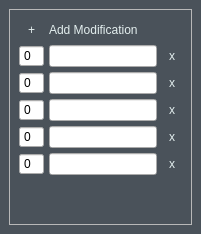
  <widget class="QDockWidget" name="dockWidget">
   <property name="enabled">
    <bool>true</bool>
   </property>
   <property name="styleSheet">
    <string notr="true">QDockWidget{
	font: 10pt &quot;Gill Sans MT&quot;;
	color: rgb(227, 238, 238);
	background-color: rgb(74, 82, 90);

}</string>
   </property>
   <property name="floating">
    <bool>false</bool>
   </property>
   <property name="windowTitle">
    <string>Modifications Dock</string>
   </property>
   <attribute name="dockWidgetArea">
    <number>2</number>
   </attribute>
   <widget class="QWidget" name="dockWidgetContents">
    <layout class="QGridLayout" name="gridLayout_6">
     <item row="0" column="0">
      <widget class="QFrame" name="frame">
       <property name="frameShape">
        <enum>QFrame::StyledPanel</enum>
       </property>
       <property name="frameShadow">
        <enum>QFrame::Raised</enum>
       </property>
       <layout class="QGridLayout" name="gridLayout_4">
        <property name="spacing">
         <number>5</number>
        </property>
        <item row="0" column="1">
         <widget class="QLabel" name="label_9">
          <property name="sizePolicy">
           <sizepolicy hsizetype="Fixed" vsizetype="Preferred">
            <horstretch>0</horstretch>
            <verstretch>0</verstretch>
           </sizepolicy>
          </property>
          <property name="styleSheet">
           <string notr="true">QLabel{
	color: rgb(227, 238, 238);
	font: 75 10pt &quot;Gill Sans MT&quot;;
	background-color: rgba(0,0,0,0);
}</string>
          </property>
          <property name="text">
           <string>Add Modification</string>
          </property>
         </widget>
        </item>
        <item row="5" column="2">
         <widget class="QToolButton" name="toolButton_7">
          <property name="sizePolicy">
           <sizepolicy hsizetype="Expanding" vsizetype="Fixed">
            <horstretch>0</horstretch>
            <verstretch>0</verstretch>
           </sizepolicy>
          </property>
          <property name="maximumSize">
           <size>
            <width>26</width>
            <height>26</height>
           </size>
          </property>
          <property name="styleSheet">
           <string notr="true">QToolButton{
	color: rgb(227, 238, 238);
	font: 75 18pt &quot;Gill Sans MT&quot;;
	background-color: rgba(0,0,0,0);
}</string>
          </property>
          <property name="text">
           <string>x</string>
          </property>
          <property name="popupMode">
           <enum>QToolButton::DelayedPopup</enum>
          </property>
          <property name="toolButtonStyle">
           <enum>Qt::ToolButtonTextOnly</enum>
          </property>
          <property name="autoRaise">
           <bool>false</bool>
          </property>
          <property name="arrowType">
           <enum>Qt::RightArrow</enum>
          </property>
         </widget>
        </item>
        <item row="3" column="0">
         <widget class="QSpinBox" name="spinBox_3">
          <property name="minimumSize">
           <size>
            <width>0</width>
            <height>0</height>
           </size>
          </property>
          <property name="buttonSymbols">
           <enum>QAbstractSpinBox::NoButtons</enum>
          </property>
         </widget>
        </item>
        <item row="3" column="1">
         <widget class="QLineEdit" name="lineEdit_4">
          <property name="minimumSize">
           <size>
            <width>0</width>
            <height>0</height>
           </size>
          </property>
         </widget>
        </item>
        <item row="5" column="0">
         <widget class="QSpinBox" name="spinBox_4">
          <property name="minimumSize">
           <size>
            <width>0</width>
            <height>0</height>
           </size>
          </property>
          <property name="buttonSymbols">
           <enum>QAbstractSpinBox::NoButtons</enum>
          </property>
         </widget>
        </item>
        <item row="2" column="1">
         <widget class="QLineEdit" name="lineEdit_3">
          <property name="sizePolicy">
           <sizepolicy hsizetype="MinimumExpanding" vsizetype="Fixed">
            <horstretch>0</horstretch>
            <verstretch>0</verstretch>
           </sizepolicy>
          </property>
          <property name="minimumSize">
           <size>
            <width>0</width>
            <height>0</height>
           </size>
          </property>
         </widget>
        </item>
        <item row="4" column="1">
         <widget class="QLineEdit" name="lineEdit_8">
          <property name="minimumSize">
           <size>
            <width>0</width>
            <height>0</height>
           </size>
          </property>
         </widget>
        </item>
        <item row="2" column="2">
         <widget class="QToolButton" name="toolButton_4">
          <property name="sizePolicy">
           <sizepolicy hsizetype="Expanding" vsizetype="Fixed">
            <horstretch>0</horstretch>
            <verstretch>0</verstretch>
           </sizepolicy>
          </property>
          <property name="maximumSize">
           <size>
            <width>26</width>
            <height>26</height>
           </size>
          </property>
          <property name="styleSheet">
           <string notr="true">QToolButton{
	color: rgb(227, 238, 238);
	font: 75 18pt &quot;Gill Sans MT&quot;;
	background-color: rgba(0,0,0,0);
}</string>
          </property>
          <property name="text">
           <string>x</string>
          </property>
          <property name="popupMode">
           <enum>QToolButton::DelayedPopup</enum>
          </property>
          <property name="toolButtonStyle">
           <enum>Qt::ToolButtonTextOnly</enum>
          </property>
          <property name="autoRaise">
           <bool>false</bool>
          </property>
          <property name="arrowType">
           <enum>Qt::RightArrow</enum>
          </property>
         </widget>
        </item>
        <item row="0" column="0">
         <widget class="QToolButton" name="toolButton_3">
          <property name="sizePolicy">
           <sizepolicy hsizetype="Expanding" vsizetype="Fixed">
            <horstretch>0</horstretch>
            <verstretch>0</verstretch>
           </sizepolicy>
          </property>
          <property name="maximumSize">
           <size>
            <width>26</width>
            <height>26</height>
           </size>
          </property>
          <property name="styleSheet">
           <string notr="true">QToolButton{
	color: rgb(227, 238, 238);
	font: 75 18pt &quot;Gill Sans MT&quot;;
	background-color: rgba(0,0,0,0);
}</string>
          </property>
          <property name="text">
           <string>+</string>
          </property>
          <property name="popupMode">
           <enum>QToolButton::DelayedPopup</enum>
          </property>
          <property name="toolButtonStyle">
           <enum>Qt::ToolButtonTextOnly</enum>
          </property>
          <property name="autoRaise">
           <bool>false</bool>
          </property>
          <property name="arrowType">
           <enum>Qt::RightArrow</enum>
          </property>
         </widget>
        </item>
        <item row="4" column="0">
         <widget class="QSpinBox" name="spinBox_7">
          <property name="minimumSize">
           <size>
            <width>0</width>
            <height>0</height>
           </size>
          </property>
          <property name="buttonSymbols">
           <enum>QAbstractSpinBox::NoButtons</enum>
          </property>
         </widget>
        </item>
        <item row="5" column="1">
         <widget class="QLineEdit" name="lineEdit_5">
          <property name="minimumSize">
           <size>
            <width>0</width>
            <height>0</height>
           </size>
          </property>
         </widget>
        </item>
        <item row="6" column="1">
         <widget class="QLineEdit" name="lineEdit_7">
          <property name="minimumSize">
           <size>
            <width>0</width>
            <height>0</height>
           </size>
          </property>
         </widget>
        </item>
        <item row="6" column="0">
         <widget class="QSpinBox" name="spinBox_6">
          <property name="minimumSize">
           <size>
            <width>0</width>
            <height>0</height>
           </size>
          </property>
          <property name="buttonSymbols">
           <enum>QAbstractSpinBox::NoButtons</enum>
          </property>
         </widget>
        </item>
        <item row="6" column="2">
         <widget class="QToolButton" name="toolButton_8">
          <property name="sizePolicy">
           <sizepolicy hsizetype="Expanding" vsizetype="Fixed">
            <horstretch>0</horstretch>
            <verstretch>0</verstretch>
           </sizepolicy>
          </property>
          <property name="maximumSize">
           <size>
            <width>26</width>
            <height>26</height>
           </size>
          </property>
          <property name="styleSheet">
           <string notr="true">QToolButton{
	color: rgb(227, 238, 238);
	font: 75 18pt &quot;Gill Sans MT&quot;;
	background-color: rgba(0,0,0,0);
}</string>
          </property>
          <property name="text">
           <string>x</string>
          </property>
          <property name="popupMode">
           <enum>QToolButton::DelayedPopup</enum>
          </property>
          <property name="toolButtonStyle">
           <enum>Qt::ToolButtonTextOnly</enum>
          </property>
          <property name="autoRaise">
           <bool>false</bool>
          </property>
          <property name="arrowType">
           <enum>Qt::RightArrow</enum>
          </property>
         </widget>
        </item>
        <item row="2" column="0">
         <widget class="QSpinBox" name="spinBox_2">
          <property name="sizePolicy">
           <sizepolicy hsizetype="Minimum" vsizetype="Fixed">
            <horstretch>0</horstretch>
            <verstretch>0</verstretch>
           </sizepolicy>
          </property>
          <property name="minimumSize">
           <size>
            <width>0</width>
            <height>0</height>
           </size>
          </property>
          <property name="buttonSymbols">
           <enum>QAbstractSpinBox::NoButtons</enum>
          </property>
         </widget>
        </item>
        <item row="3" column="2">
         <widget class="QToolButton" name="toolButton_5">
          <property name="sizePolicy">
           <sizepolicy hsizetype="Expanding" vsizetype="Fixed">
            <horstretch>0</horstretch>
            <verstretch>0</verstretch>
           </sizepolicy>
          </property>
          <property name="maximumSize">
           <size>
            <width>26</width>
            <height>26</height>
           </size>
          </property>
          <property name="styleSheet">
           <string notr="true">QToolButton{
	color: rgb(227, 238, 238);
	font: 75 18pt &quot;Gill Sans MT&quot;;
	background-color: rgba(0,0,0,0);
}</string>
          </property>
          <property name="text">
           <string>x</string>
          </property>
          <property name="popupMode">
           <enum>QToolButton::DelayedPopup</enum>
          </property>
          <property name="toolButtonStyle">
           <enum>Qt::ToolButtonTextOnly</enum>
          </property>
          <property name="autoRaise">
           <bool>false</bool>
          </property>
          <property name="arrowType">
           <enum>Qt::RightArrow</enum>
          </property>
         </widget>
        </item>
        <item row="4" column="2">
         <widget class="QToolButton" name="toolButton_6">
          <property name="sizePolicy">
           <sizepolicy hsizetype="Expanding" vsizetype="Fixed">
            <horstretch>0</horstretch>
            <verstretch>0</verstretch>
           </sizepolicy>
          </property>
          <property name="maximumSize">
           <size>
            <width>26</width>
            <height>26</height>
           </size>
          </property>
          <property name="styleSheet">
           <string notr="true">QToolButton{
	color: rgb(227, 238, 238);
	font: 75 18pt &quot;Gill Sans MT&quot;;
	background-color: rgba(0,0,0,0);
}</string>
          </property>
          <property name="text">
           <string>x</string>
          </property>
          <property name="popupMode">
           <enum>QToolButton::DelayedPopup</enum>
          </property>
          <property name="toolButtonStyle">
           <enum>Qt::ToolButtonTextOnly</enum>
          </property>
          <property name="autoRaise">
           <bool>false</bool>
          </property>
          <property name="arrowType">
           <enum>Qt::RightArrow</enum>
          </property>
         </widget>
        </item>
        <item row="8" column="0">
         <spacer name="verticalSpacer_3">
          <property name="orientation">
           <enum>Qt::Vertical</enum>
          </property>
          <property name="sizeHint" stdset="0">
           <size>
            <width>20</width>
            <height>40</height>
           </size>
          </property>
         </spacer>
        </item>
       </layout>
      </widget>
     </item>
    </layout>
   </widget>
  </widget>
